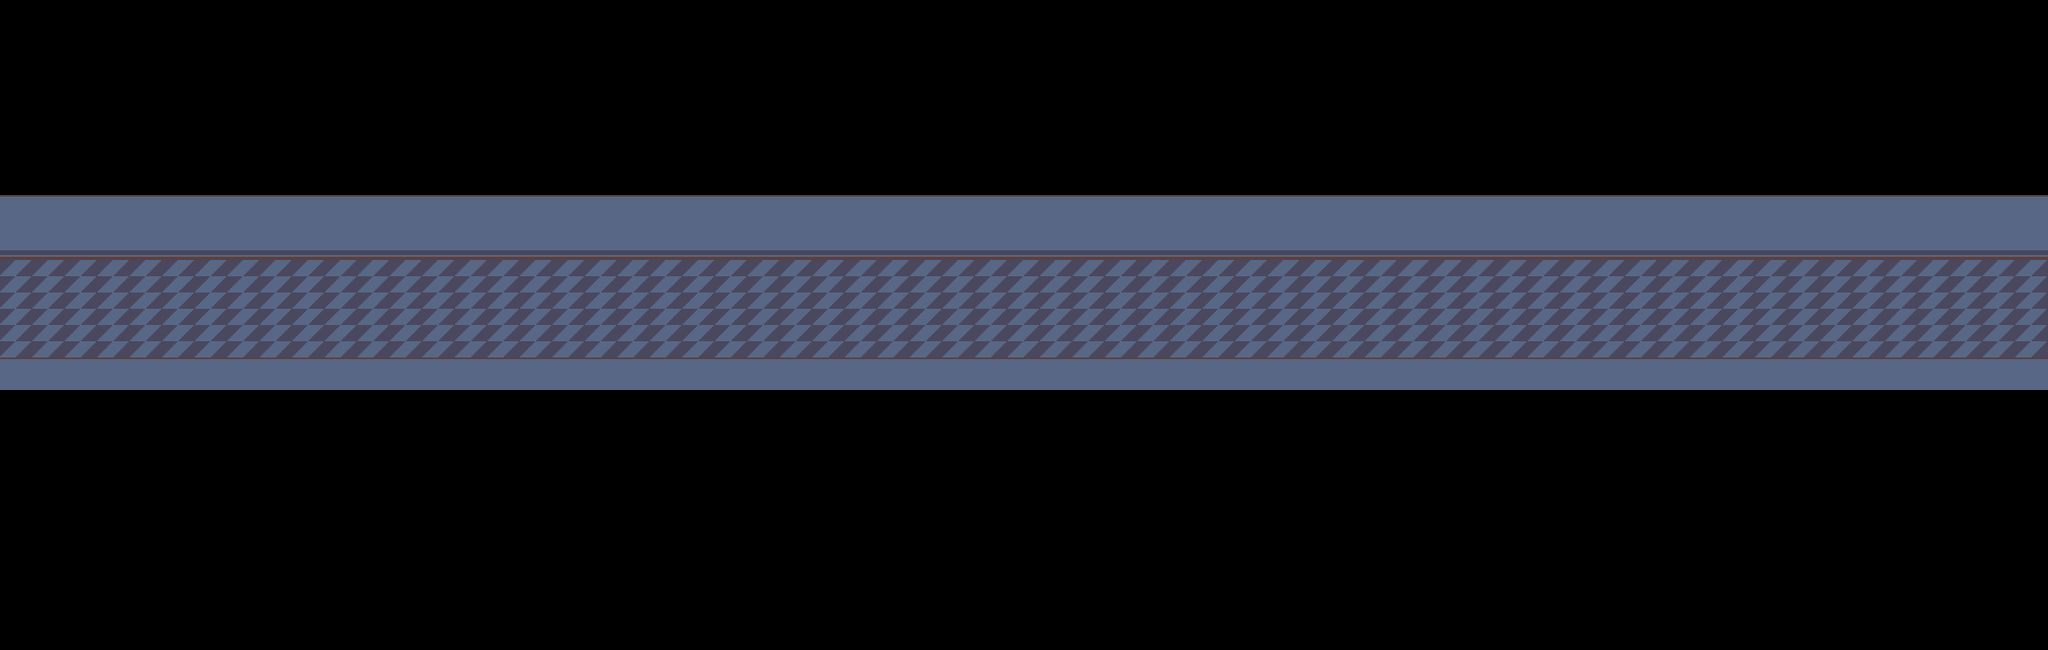

Tiled map render using the project's own tile images. Description and the whole map definition, tile-layer contents included, below:
An orthogonal 63x20 tile map with 40x40 px tiles, 1 tile layer (Слой тайлов 1), 2 tilesets and 7 objects (spawn, script, savepoint).

<map version="1.10" tiledversion="1.11.0" orientation="orthogonal" renderorder="right-down" width="63" height="20" tilewidth="40" tileheight="40" infinite="0" nextlayerid="6" nextobjectid="43">
 <editorsettings>
  <export target="data.lua" format="lua" />
 </editorsettings>
 <properties>
  <property name="name" value="A familiar place" />
 </properties>
 <tileset firstgid="1" source="../../tilesets/castle.tsx" />
 <tileset firstgid="41" source="../../tilesets/school.tsx" />
 <layer id="1" name="Слой тайлов 1" width="63" height="20">
  <data encoding="csv">
0,0,0,0,0,0,0,0,0,0,0,0,0,0,0,0,0,0,0,0,0,0,0,0,0,0,0,0,0,0,0,0,0,0,0,0,0,0,0,0,0,0,0,0,0,0,0,0,0,0,0,0,0,0,0,0,0,0,0,0,0,0,0,
0,0,0,0,0,0,0,0,0,0,0,0,0,0,0,0,0,0,0,0,0,0,0,0,0,0,0,0,0,0,0,0,0,0,0,0,0,0,0,0,0,0,0,0,0,0,0,0,0,0,0,0,0,0,0,0,0,0,0,0,0,0,0,
0,0,0,0,0,0,0,0,0,0,0,0,0,0,0,0,0,0,0,0,0,0,0,0,0,0,0,0,0,0,0,0,0,0,0,0,0,0,0,0,0,0,0,0,0,0,0,0,0,0,0,0,0,0,0,0,0,0,0,0,0,0,0,
0,0,0,0,0,0,0,0,0,0,0,0,0,0,0,0,0,0,0,0,0,0,0,0,0,0,0,0,0,0,0,0,0,0,0,0,0,0,0,0,0,0,0,0,0,0,0,0,0,0,0,0,0,0,0,0,0,0,0,0,0,0,0,
0,0,0,0,0,0,0,0,0,0,0,0,0,0,0,0,0,0,0,0,0,0,0,0,0,0,0,0,0,0,0,0,0,0,0,0,0,0,0,0,0,0,0,0,0,0,0,0,0,0,0,0,0,0,0,0,0,0,0,0,0,0,0,
0,0,0,0,0,0,0,0,0,0,0,0,0,0,0,0,0,0,0,0,0,0,0,0,0,0,0,0,0,0,0,0,0,0,0,0,0,0,0,0,0,0,0,0,0,0,0,0,0,0,0,0,0,0,0,0,0,0,0,0,0,0,0,
1610612814,1610612814,1610612814,1610612814,1610612814,1610612814,1610612814,1610612814,1610612814,1610612814,1610612814,1610612814,1610612814,1610612814,1610612814,1610612814,1610612814,1610612814,1610612814,1610612814,1610612814,1610612814,1610612814,1610612814,1610612814,1610612814,1610612814,1610612814,1610612814,1610612814,1610612814,1610612814,1610612814,1610612814,1610612814,1610612814,1610612814,1610612814,1610612814,1610612814,1610612814,1610612814,1610612814,1610612814,1610612814,1610612814,1610612814,1610612814,1610612814,1610612814,1610612814,1610612814,1610612814,1610612814,1610612814,1610612814,1610612814,1610612814,1610612814,1610612814,1610612814,1610612814,1610612814,
60,60,60,60,60,60,60,60,60,60,60,60,60,60,60,60,60,60,60,60,60,60,60,60,60,60,60,60,60,60,60,60,60,60,60,60,60,60,60,60,60,60,60,60,60,60,60,60,60,60,60,60,60,60,60,60,60,60,60,60,60,60,60,
59,59,59,59,59,59,59,59,59,59,59,59,59,59,59,59,59,59,59,59,59,59,59,59,59,59,59,59,59,59,59,59,59,59,59,59,59,59,59,59,59,59,59,59,59,59,59,59,59,59,59,59,59,59,59,59,59,59,59,59,59,59,59,
59,59,59,59,59,59,59,59,59,59,59,59,59,59,59,59,59,59,59,59,59,59,59,59,59,59,59,59,59,59,59,59,59,59,59,59,59,59,59,59,59,59,59,59,59,59,59,59,59,59,59,59,59,59,59,59,59,59,59,59,59,59,59,
59,59,59,59,59,59,59,59,59,59,59,59,59,59,59,59,59,59,59,59,59,59,59,59,59,59,59,59,59,59,59,59,59,59,59,59,59,59,59,59,59,59,59,59,59,59,59,59,59,59,59,59,59,59,59,59,59,59,59,59,59,59,59,
1610612814,1610612814,1610612814,1610612814,1610612814,1610612814,1610612814,1610612814,1610612814,1610612814,1610612814,1610612814,1610612814,1610612814,1610612814,1610612814,1610612814,1610612814,1610612814,1610612814,1610612814,1610612814,1610612814,1610612814,1610612814,1610612814,1610612814,1610612814,1610612814,1610612814,1610612814,1610612814,1610612814,1610612814,1610612814,1610612814,1610612814,1610612814,1610612814,1610612814,1610612814,1610612814,1610612814,1610612814,1610612814,1610612814,1610612814,1610612814,1610612814,1610612814,1610612814,1610612814,1610612814,1610612814,1610612814,1610612814,1610612814,1610612814,1610612814,1610612814,1610612814,1610612814,1610612814,
0,0,0,0,0,0,0,0,0,0,0,0,0,0,0,0,0,0,0,0,0,0,0,0,0,0,0,0,0,0,0,0,0,0,0,0,0,0,0,0,0,0,0,0,0,0,0,0,0,0,0,0,0,0,0,0,0,0,0,0,0,0,0,
0,0,0,0,0,0,0,0,0,0,0,0,0,0,0,0,0,0,0,0,0,0,0,0,0,0,0,0,0,0,0,0,0,0,0,0,0,0,0,0,0,0,0,0,0,0,0,0,0,0,0,0,0,0,0,0,0,0,0,0,0,0,0,
0,0,0,0,0,0,0,0,0,0,0,0,0,0,0,0,0,0,0,0,0,0,0,0,0,0,0,0,0,0,0,0,0,0,0,0,0,0,0,0,0,0,0,0,0,0,0,0,0,0,0,0,0,0,0,0,0,0,0,0,0,0,0,
0,0,0,0,0,0,0,0,0,0,0,0,0,0,0,0,0,0,0,0,0,0,0,0,0,0,0,0,0,0,0,0,0,0,0,0,0,0,0,0,0,0,0,0,0,0,0,0,0,0,0,0,0,0,0,0,0,0,0,0,0,0,0,
0,0,0,0,0,0,0,0,0,0,0,0,0,0,0,0,0,0,0,0,0,0,0,0,0,0,0,0,0,0,0,0,0,0,0,0,0,0,0,0,0,0,0,0,0,0,0,0,0,0,0,0,0,0,0,0,0,0,0,0,0,0,0,
0,0,0,0,0,0,0,0,0,0,0,0,0,0,0,0,0,0,0,0,0,0,0,0,0,0,0,0,0,0,0,0,0,0,0,0,0,0,0,0,0,0,0,0,0,0,0,0,0,0,0,0,0,0,0,0,0,0,0,0,0,0,0,
0,0,0,0,0,0,0,0,0,0,0,0,0,0,0,0,0,0,0,0,0,0,0,0,0,0,0,0,0,0,0,0,0,0,0,0,0,0,0,0,0,0,0,0,0,0,0,0,0,0,0,0,0,0,0,0,0,0,0,0,0,0,0,
0,0,0,0,0,0,0,0,0,0,0,0,0,0,0,0,0,0,0,0,0,0,0,0,0,0,0,0,0,0,0,0,0,0,0,0,0,0,0,0,0,0,0,0,0,0,0,0,0,0,0,0,0,0,0,0,0,0,0,0,0,0,0
</data>
 </layer>
 <objectgroup color="#5500ff" id="2" name="collision">
  <object id="1" x="-40" y="240" width="40" height="200" />
  <object id="3" x="0" y="240" width="2520" height="80" />
  <object id="4" x="2520" y="240" width="40" height="200" />
  <object id="9" x="-40" y="440" width="2600" height="40" />
 </objectgroup>
 <objectgroup color="#ffaaff" id="3" name="markers">
  <object id="10" name="spawn" x="24.2424" y="378.788">
   <point />
  </object>
 </objectgroup>
 <objectgroup color="#aa00ff" id="5" name="objects">
  <object id="26" name="script" x="1040" y="320" width="40" height="120">
   <properties>
    <property name="cutscene" value="kris_encounter.werid_route" />
   </properties>
  </object>
  <object id="38" name="savepoint" x="240" y="360" width="40" height="40">
   <properties>
    <property name="text1" value="* You're filled with power." />
   </properties>
  </object>
 </objectgroup>
 <objectgroup color="#ff0062" id="4" name="controllers" />
</map>
